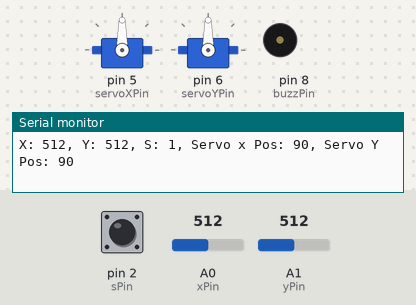
The sketch below on a simulated Arduino Uno, built with avr-gcc and run on an emulated ATmega328P. On the bench: 2 × servo, buzzer (waves = sounding, pin HIGH), the last lines printed to the serial monitor. The inputs (shaded band) are chosen by the test bench; at power-on: A1 (yPin) = 512, A0 (xPin) = 512, pin 2 (sPin) HIGH.

Above: at 1.2 s.
1.3 s: A1 (yPin) set to 558
At 1.7 s:
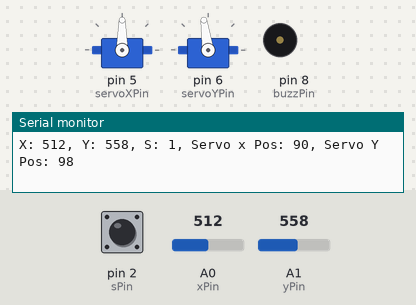
4.3 s: A1 (yPin) set to 586
At 5.3 s:
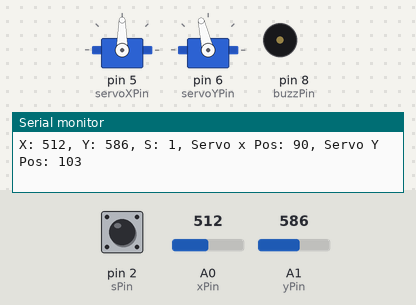
5.8 s: A0 (xPin) set to 470
At 7.0 s:
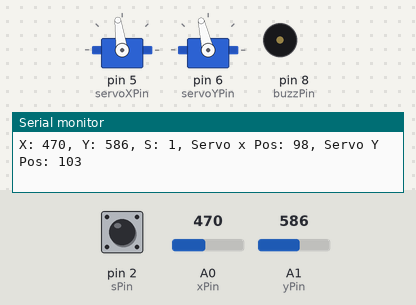
8.8 s: A0 (xPin) set to 453
At 10.0 s:
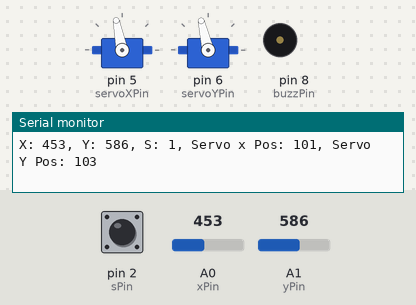
10.3 s: pin 2 (sPin) pulled LOW for 0.15 s
At 10.39 s:
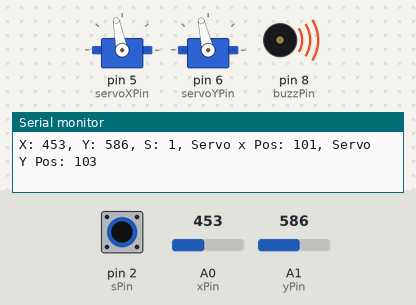
11.9 s: A1 (yPin) set to 511
At 12.8 s:
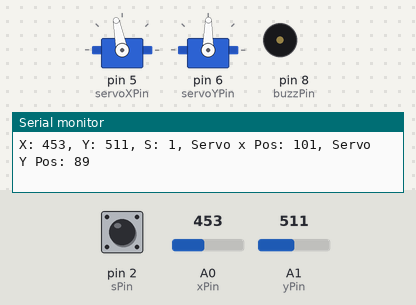
Timing chart, 0 to 14.4 s (numbered marks = the images above; inputs shaded):
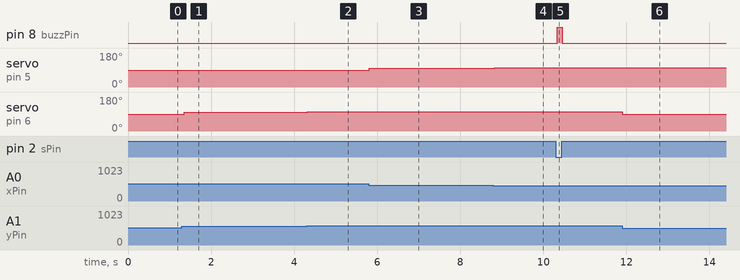

Measured:
- after the input at 1.3 s, servo on pin 6 (servoYPin): 90° → 98° after 0.05 s
- after the input at 4.3 s, servo on pin 6 (servoYPin): 98° → 103° at once
- after the input at 5.8 s, servo on pin 5 (servoXPin): 90° → 98° at once
- after the input at 8.8 s, servo on pin 5 (servoXPin): 98° → 101° at once
- after the input at 10.3 s, pin 8 (buzzPin): LOW → HIGH at once, → LOW 0.12 s later
- after the input at 11.9 s, servo on pin 6 (servoYPin): 103° → 89° at once

The sketch:

33-understanding_how_to_control_servos_with_joystick.ino
```cpp
#include <Servo.h>

int xPin = A0, yPin = A1, sPin = 2;
int xVal = 0, yVal = 0, sVal = 0;
int servoXPin = 5, servoYPin = 6;
int servoXPos = 0, servoYPos = 0;
int buzzPin = 8;
Servo servoX, servoY;

void setup() {
  Serial.begin(9600);

  pinMode(xPin, INPUT);
  pinMode(yPin, INPUT);
  pinMode(sPin, INPUT);
  pinMode(buzzPin, OUTPUT);
  digitalWrite(sPin, HIGH);

  servoX.attach(servoXPin);
  servoY.attach(servoYPin);
}

void loop() {
  xVal = analogRead(xPin);
  yVal = analogRead(yPin);
  sVal = digitalRead(sPin);

  //servoXPos = 180.0/1023.0 * xVal;
  //servoYPos = 180.0/1023.0 * yVal;
  servoXPos = map(xVal, 0, 1023, 180, 0);
  servoYPos = map(yVal, 0, 1023, 0, 180);
  servoX.write(servoXPos);
  servoY.write(servoYPos);

  digitalWrite(buzzPin, sVal == 0 ? HIGH : LOW);
  delay(20);

  Serial.print("X: ");
  Serial.print(xVal);
  Serial.print(", Y: ");
  Serial.print(yVal);
  Serial.print(", S: ");
  Serial.print(sVal);
  Serial.print(", Servo x Pos: ");
  Serial.print(servoXPos);
  Serial.print(", Servo Y Pos: ");
  Serial.println(servoYPos);
}
```
